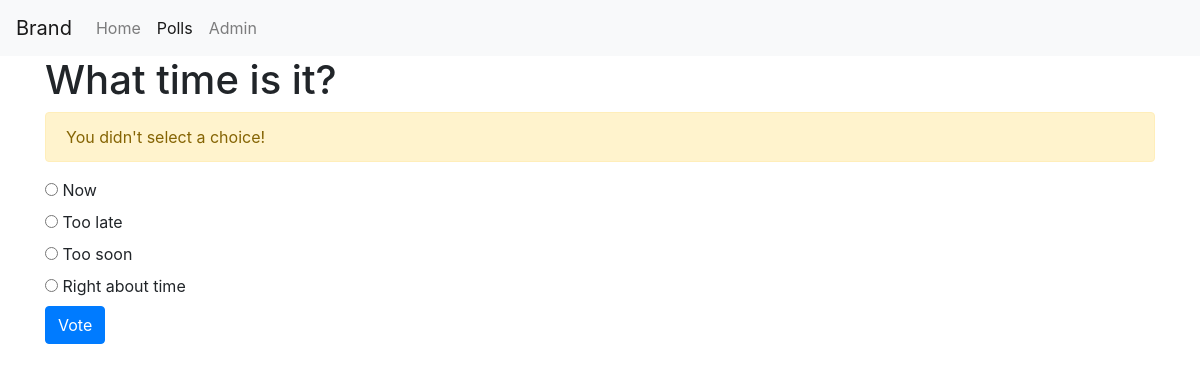
The page /2/vote/ on the database its author committed.
### polls/models.py (models this page shows, shortened)
class Question(Model):
    question_text = CharField(max_length=200)
    pub_date = DateTimeField("publishing date")
    def was_published_recently(self):
        now = timezone.now()
        a_day_ago = now - timedelta(days=1)
        return a_day_ago <= self.pub_date <= now
    was_published_recently.short_description = "Published recently?"
    was_published_recently.admin_order_field = "pub_date"
    was_published_recently.boolean = True

class Choice(Model):
    question = ForeignKey(Question, on_delete=CASCADE)
    choice_text = CharField(max_length=200)
    votes = IntegerField(default=0)

### polls/views.py (the view)
def vote(request, question_id):
    question = get_object_or_404(Question, pk=question_id)
    try:
        selected_choice = question.choice_set.get(pk=request.POST["choice"])
    except (KeyError, Choice.DoesNotExist):
        return render(request, "polls/detail.html", {
            "question": question,
            "error_message": "You didn't select a choice!",
        })
    else:
        selected_choice.votes = F("votes") + 1
        selected_choice.save()
        return HttpResponseRedirect(reverse("polls:results",
                                            args=(question_id,)))

### polls/templates/polls/detail.html (shortened to what this page needs)
{% extends "polls/base.html" %}
{% block content %}
<h1>{{ question.question_text }}</h1>
{% if error_message %}
<div class="alert alert-warning" role="alert">{{ error_message }}</div>
{% endif %}
<form action="{% url 'polls:vote' question.id %}" method="post">
    {% for choice in question.choice_set.all %}
    <input type="radio" name="choice" id="choice{{ forloop.counter }}" value="{{ choice.id }}" />
    <label for="choice{{ forloop.counter }}">{{ choice.choice_text }}</label><br />
    {% endfor %}
    <button type="submit" class="btn btn-primary">Vote</button>
</form>
{% endblock content %}

### rows shown on the page
Question: question_text "What time is it?"
Choice: choice_text "Now"
Choice: choice_text "Too late"
Choice: choice_text "Too soon"
Choice: choice_text "Right about time"

### other values the page prints
{{ error_message }} "You didn't select a choice!"
